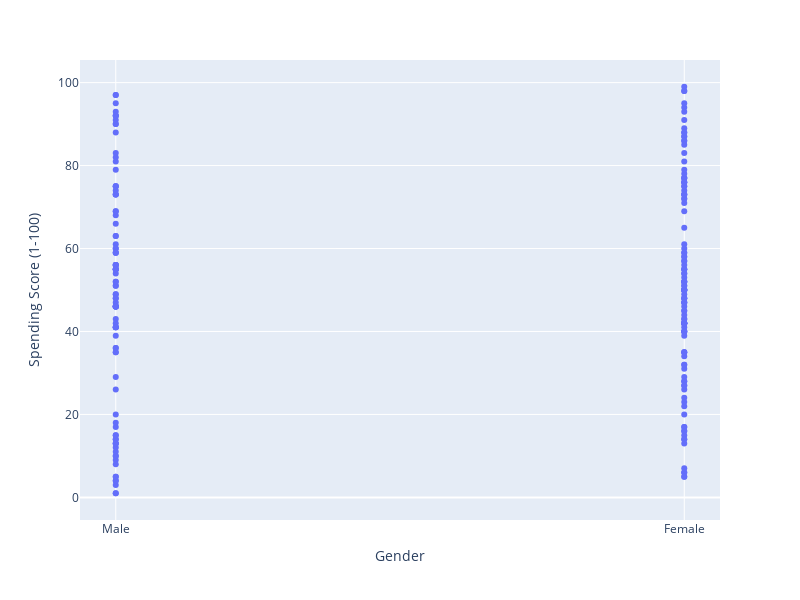

The code cell stored with this chart in its notebook:
### Code cell
fig=px.scatter(dfb,x='Gender',y='Spending Score (1-100)',width=800,height=600)
fig.show()

### Figure 1 — Plotly figure (JSON) as saved in the notebook; plotly's stock layout.template omitted (floating-point values rounded to 4 significant figures; data arrays with more than 128 entries replaced by an {"elided": "..."} marker saying what was removed)
{"data": [{"hovertemplate": "Gender=%{x}<br>Spending Score (1-100)=%{y}<extra></extra>", "legendgroup": "", "marker": {"color": "#636efa", "symbol": "circle"}, "mode": "markers", "name": "", "orientation": "v", "showlegend": false, "type": "scatter", "x": {"elided": "215 str values"}, "xaxis": "x", "y": {"elided": "215 int values"}, "yaxis": "y"}], "layout": {"height": 600, "legend": {"tracegroupgap": 0}, "margin": {"t": 60}, "width": 800, "xaxis": {"anchor": "y", "domain": [0, 1], "title": {"text": "Gender"}}, "yaxis": {"anchor": "x", "domain": [0, 1], "title": {"text": "Spending Score (1-100)"}}}}
